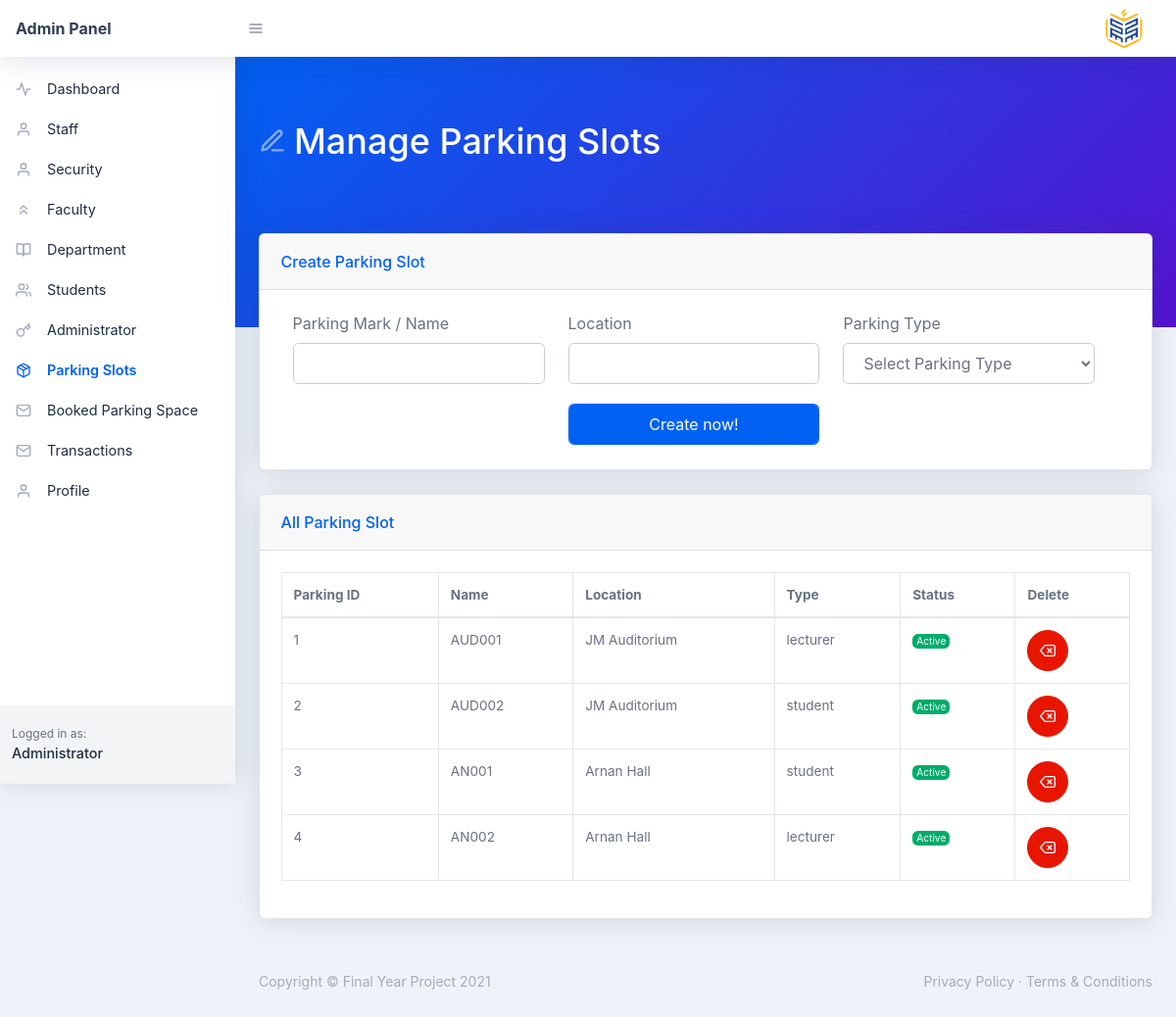
/admin/parking_lot.php, run on the app's committed database.
### tables this page shows
CREATE TABLE `parking_lot` (
  `id` int(11) NOT NULL,
  `name` varchar(200) NOT NULL,
  `location` text NOT NULL,
  `type` varchar(50) NOT NULL,
  `status` varchar(20) NOT NULL
);

### admin/parking_lot.php (the view, shortened to what this page needs)
<?php
include('header.php');
?>
<div id="layoutSidenav_content">
    <main>
        <div class="page-header pb-10 page-header-dark bg-gradient-primary-to-secondary">
            <div class="container-fluid">
                <div class="page-header-content">
                    <h1 class="page-header-title">
                        <div class="page-header-icon"><i data-feather="edit-3"></i></div>
                        <span>Manage Parking Slots</span>
                    </h1>
                </div>
            </div>
        </div>
        <div class="container-fluid mt-n10">
            <div class="card mb-4">
                <div class="card-header">Create Parking Slot</div>
                <div class="card-body">
                    <form method="POST">
                        <div class="row col-12">
                            <div class="col-4 form-group">
                                <label for="user-name">Parking Mark / Name</label>
                                <input type="text" name="name" id="name" class="form-control">
                            </div>
                            <div class="col-4 form-group">
                                <label for="user-name">Location</label>
                                <input type="text" name="location" id="location" class="form-control">
                            </div>
                            <div class="col-4 form-group">
                                <label for="user-name">Parking Type </label>
                                <select class="form-control" name="type" id="type">
                                    <option value="default">Select Parking Type</option>
                                </select>
                            </div>
                        </div>
                        <div class="row col-12">
                            <div class="col-md-4 offset-md-4">
                                <button class="btn btn-primary mr-2 my-1 form-control" type="submit" name="submit">Create now!</button>
                            </div>
                        </div>
                    </form>
                </div>
            </div>
        </div>
        <div class="container-fluid ">
            <div class="card mb-4">
                <div class="card-header">All Parking Slot</div>
                <div class="card-body">
                    <div class="datatable table-responsive">
                        <table class="table table-bordered table-hover" id="dataTable" width="100%" cellspacing="0">
                            <thead>
                                <tr>
                                    <th>Parking ID</th>
                                    <th>Name </th>
                                    <th>Location </th>
                                    <th>Type </th>
                                    <th>Status</th>
                                    <th>Delete</th>
                                </tr>
                            </thead>
                            <tbody>
                                <?php
                                $sql = "SELECT * FROM parking_lot";
                                $query = $conn->prepare($sql);
                                $query->execute();
                                $results = $query->fetchAll(PDO::FETCH_OBJ);
                                $rowCount = $query->rowCount();
                                if ($rowCount > 0) {
                                    foreach ($results as $results) {
                                ?>
                                        <tr>
                                            <td><?php echo htmlentities($results->id) ?></td>
                                            <td><?php echo htmlentities($results->name) ?></td>
                                            <td><?php echo htmlentities($results->location) ?></td>
                                            <td><?php echo htmlentities($results->type) ?></td>
                                            <td>
                                                <div class="badge badge-success">
                                                    <?php echo htmlentities($results->status) ?>
                                                </div>
                                            </td>
                                            <td>
                                                <a class="btn btn-red btn-icon" href="#?id=<?php echo htmlentities($results->id); ?>"><i data-feather="delete"></i></a>
                                            </td>
                                        </tr>
                                <?php }
                                } ?>
                            </tbody>
                        </table>
                    </div>
                </div>
            </div>
        </div>
    </main>
    <?php include('footer.php') ?>
</div>
</div>
</body>

### data on the page
parking_lot: id "1", name "AUD001", location "JM Auditorium", type "lecturer", status "Active"
parking_lot: id "2", name "AUD002", location "JM Auditorium", type "student", status "Active"
parking_lot: id "3", name "AN001", location "Arnan Hall", type "student", status "Active"
parking_lot: id "4", name "AN002", location "Arnan Hall", type "lecturer", status "Active"
